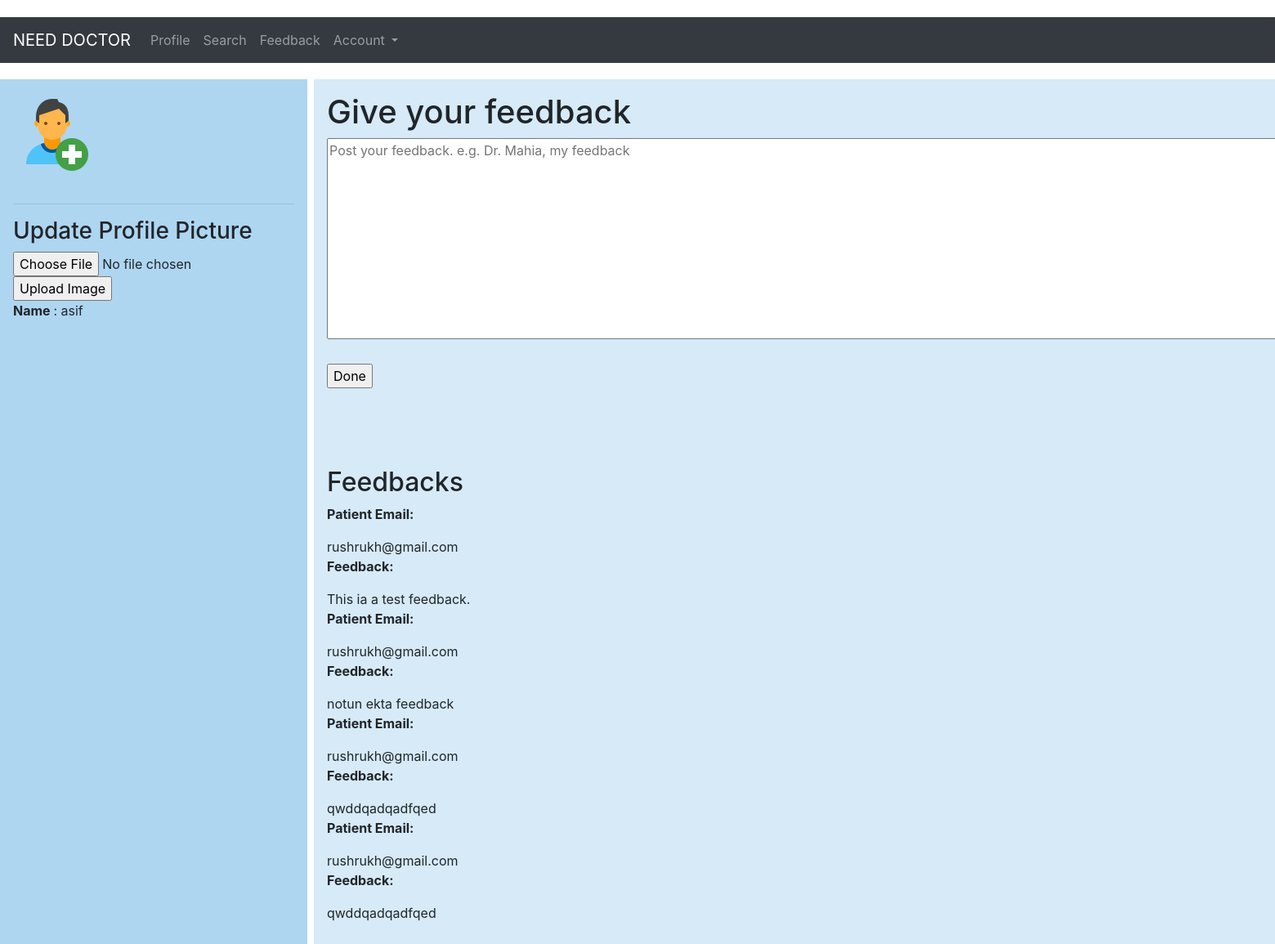
The app's page /patientfeedback.php (signed in) with its own data.
### tables this page shows
CREATE TABLE `patient` (
  `patient_id` int(11) NOT NULL,
  `name` varchar(50) NOT NULL,
  `email` varchar(50) NOT NULL,
  `password` varchar(50) NOT NULL,
  `confirm_password` varchar(50) NOT NULL,
  `contact_no` int(14) NOT NULL,
  `address` varchar(50) NOT NULL,
  `dob` date NOT NULL,
  `blood_group` varchar(3) NOT NULL,
  `gender` varchar(7) NOT NULL,
  `image` varchar(100) DEFAULT NULL
);

CREATE TABLE `feedback` (
  `f_id` int(11) NOT NULL,
  `patient_email` varchar(50) NOT NULL,
  `feedback` text NOT NULL
);

### patientfeedback.php (the view, shortened to what this page needs)
<?php require_once 'includes/header.php'; ?>
<?php require_once 'includes/header-bottom.php'; ?>
<body>
<?php require_once 'includes/menu.php'?>
<div class="wrapper">
    <?php require_once 'includes/left-sidebar.php'; ?>
    <div class="box2">
        <h1>Give your feedback</h1>
        <form action="<?php echo $_SERVER['PHP_SELF']; ?>" method="post">
            <textarea rows="10" cols="150" name="feedback"
                      placeholder="Post your feedback. e.g. Dr. Mahia, my feedback"></textarea><br><br>
            <input type="submit" name="submit" value="Done"><br><br><br>
        </form>
        <br>
        <div>
            <br>
            <h2>Feedbacks</h2>
            <?php
            $feedback = (mysqli_query($conn, "SELECT * FROM feedBack ;"));
            while ($row = mysqli_fetch_assoc($feedback)) {
                echo "<p><b>Patient Email: </b></p>";
                echo $row['patient_email'];
                echo "<p><b>Feedback: </b></p>";
                echo $row['feedback'];
                echo "<br>";
            }
            ?>
        </div>
    </div>
</div>
</body>
</html>

### includes/left-sidebar.php (shortened to what this page needs)
<div class="box1">
    <div class="profile-pic">
        <?php if ($image): ?>
            <img src="images/profile-pics/<?php echo $image ?>"/>
        <?php else: ?>
        <img src="images/profile-pics/icons8-add_user.png"/>
        <?php endif; ?>
    </div>
    <br>
    <hr>
    <h3>Update Profile Picture</h3>
    <form action="patientprofile.php" method="post" enctype="multipart/form-data">
        <input type="file" name="fileToUpload" id="fileToUpload">
        <input type="submit" value="Upload Image" name="submit-image">
    </form>
    <?php
    $email = $_SESSION['email'];
    $sql11 = mysqli_query($conn, "SELECT * FROM patient where email = '$email'");
    while ($pro = mysqli_fetch_array($sql11)) {
        $name = $pro["name"];
        echo "
 			<p><b>Name </b>: $name </p>
 			";
    }
    ?>
</div>

### css/style.css (style rules this page uses)
.wrapper { display: grid; grid-template-columns: 1fr 4fr 1fr; grid-column-gap: .5em; grid-row-gap: .5em; grid-auto-rows: minmax(100px, auto); align-items: stretch; }
.wrapper > div { background: #D6EAF8; padding: 1em; }
.wrapper > div:nth-child(odd) { background: #AED6F1; }
.box1 { grid-column: 1; grid-row: 1/12; }
.box2 { grid-column: 2/3; grid-row: 1/7; }
.wrapper { display: grid; grid-template-columns: 1fr 4fr 1fr; grid-column-gap: .5em; grid-row-gap: .3em; grid-auto-rows: minmax(100px, auto); align-items: stretch; }
.box1 { grid-column: 1; grid-row: 1/3; grid-gap: 1em; }
.box2 { grid-column: 3; grid-row: 1/3; grid-gap: 1em; }
.box2 { grid-column: 2/3; grid-row: 1/12; }
.profile-pic img { max-width: 300px; }

### records on screen
patient: name "asif"
feedback: patient_email "rushrukh@gmail.com", feedback "This ia a test feedback."
feedback: patient_email "rushrukh@gmail.com", feedback "notun ekta feedback"
feedback: patient_email "rushrukh@gmail.com", feedback "qwddqadqadfqed"
feedback: patient_email "rushrukh@gmail.com", feedback "qwddqadqadfqed"
